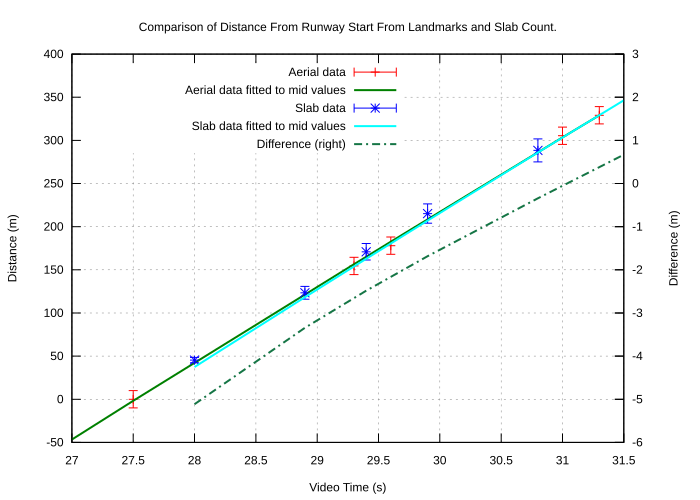

Reproduce this figure in gnuplot.
# set logscale x
set colorsequence classic
set grid
set title "Comparison of Distance From Runway Start From Landmarks and Slab Count."
set xlabel "Video Time (s)"
set xtics
set xrange [27:31.5]
#set format x ""

# set logscale y
set ylabel "Distance (m)"
set yrange [-50:400]
# set ytics 8,35,3
# set logscale y2
set y2label "Difference (m)"
set y2range [-6:3]
set y2tics

set pointsize 1
set datafile separator whitespace#"	"
set datafile missing "NaN"

set terminal svg size 700,500           # choose the file format

set output "tile_distance_cmp.svg"   # choose the output device
#set key title "Window Length"
set key left top
#  lw 2 pointsize 2

# Start distance arrows and labels
#set arrow from -30.059,0 to -30.059,-787.468 lt 1
#set label "Calculated start at -30.1s, -787m" at -30.1,100 left font ",9"

# d coefficients: -2.481e+03, 8.276e+01, 5.914e-01, -1.173e-02
tile_distance(t) = -2.481e+03 + 8.276e+01 * t + 5.914e-01 * t**2 + -1.173e-02 * t**3
# Integral of v coefficients: 2.843e+02, -1.645e+01, 4.789e-01, -4.952e-03
# With offset of 4217.960402389347
slab_distance(t) = -4218.0 + t * (2.843e+02 + t * (-1.645e+01 / 2.0 + t * (4.789e-01 / 3.0 + t * -4.952e-03 / 4.0)))


plot "tile_distance_data.dat" using 2:3:4:5 title "Aerial data" w yerrorbars, \
    "tile_distance_data.dat" using 2:(tile_distance($2)) title "Aerial data fitted to mid values" lw 2 w line, \
    "slab_speed_data.dat" using 2:6:7:8 title "Slab data" w yerrorbars, \
    "slab_speed_data.dat" using 2:(slab_distance($2)) title "Slab data fitted to mid values" lw 2 w line, \
    "slab_speed_data.dat" using 2:(slab_distance($2) - tile_distance($2)) title "Difference (right)" axes x1y2 lw 2 dt 4 w line

# linespoints
#plot "tile_distance_data.dat" using 1:2 title "-10 knots" lt 1 lw 0.5 w lines, \
    "tile_distance_data.dat" using 1:3 title "Mid values" lt 2 lw 2 w lines, \
    "tile_distance_data.dat" using 1:4 title "+10 knots" lt 3 lw 0.5 w lines
reset
